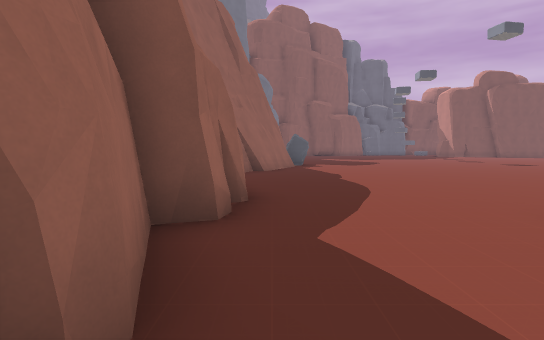
View 1 (above)

24 first-person views from a walk through a 3-D level made in the Godot game engine. The camera is 1.5 m above the floor, tilts 4° down and sees 80° across. The floor is counted in squares, 2 m on a side. Each view is taken from the middle of a square. On the plan, view 1 faces up. The plan holds only what a view shows up to about 11 squares ahead; the rest is blank. The place goes on beyond the plan. Some surface patterns are stand-ins.

View 2
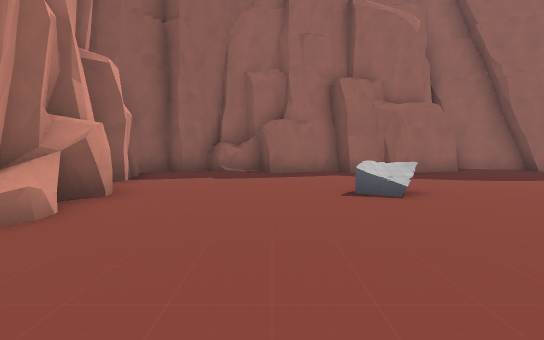

View 3
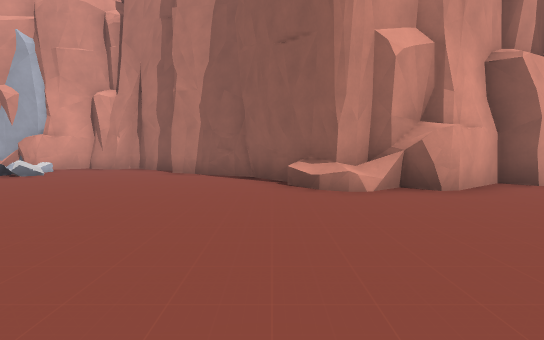

View 4
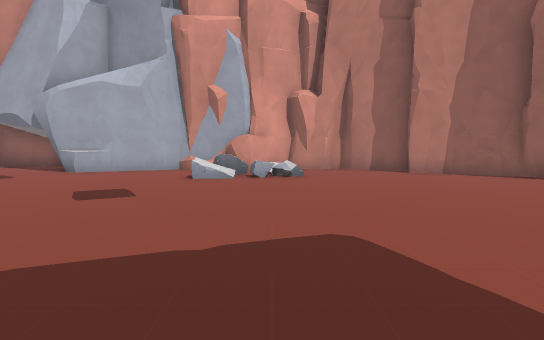

View 5
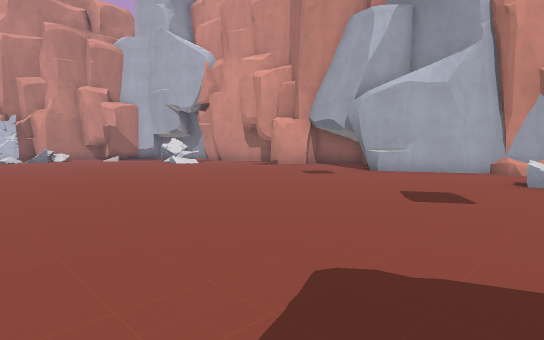

View 6
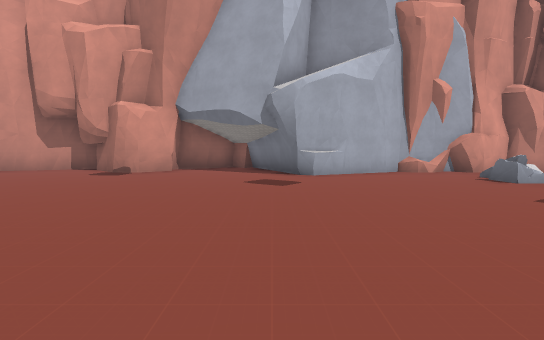

View 7
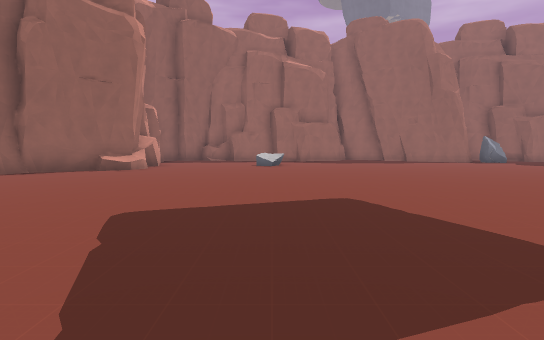

View 8
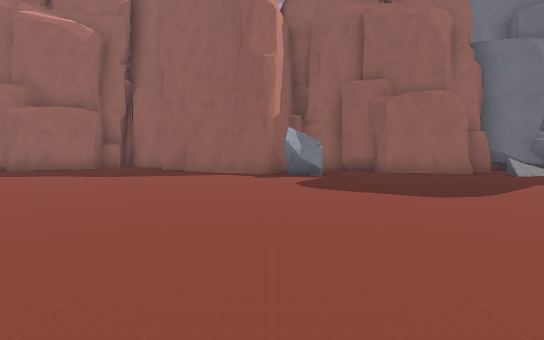

View 9
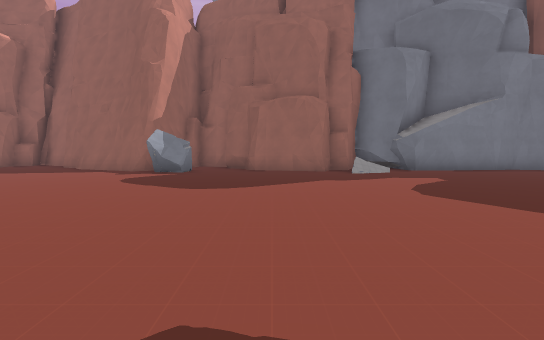

View 10
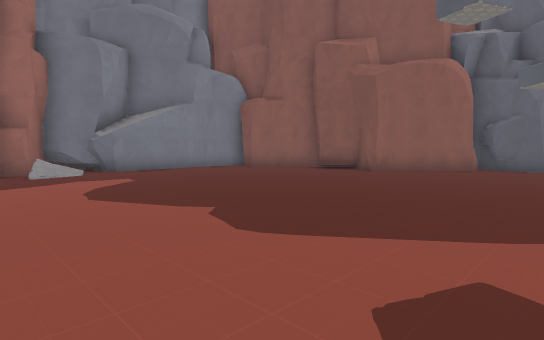

View 11
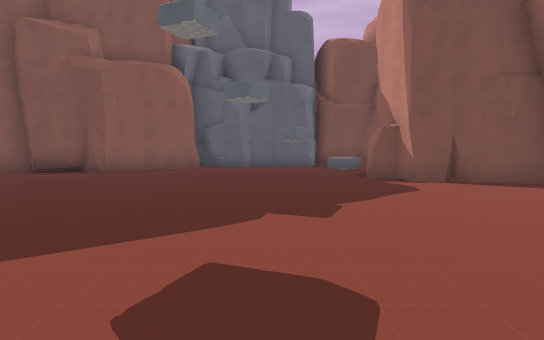

View 12
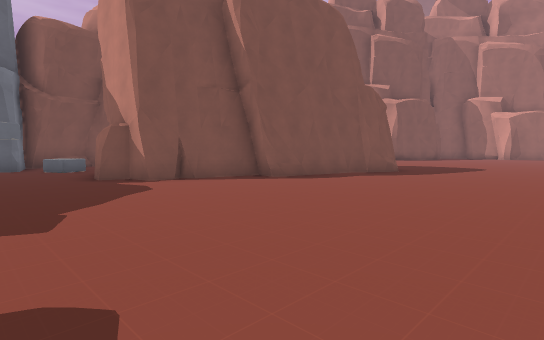

View 13
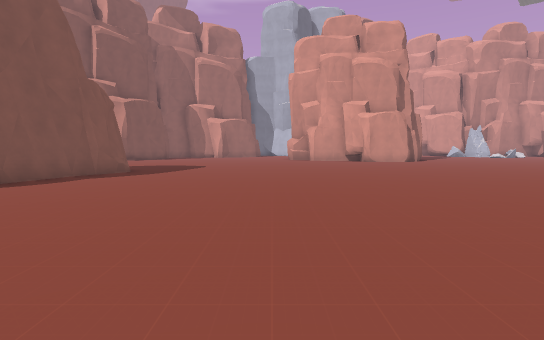

View 14
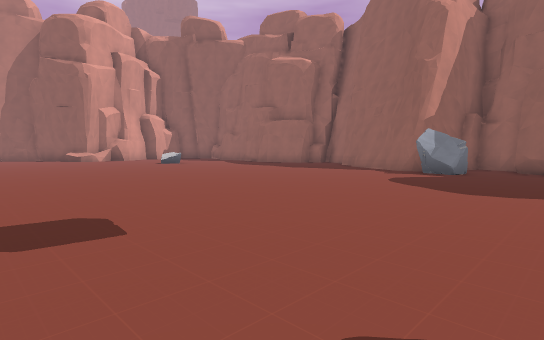

View 15
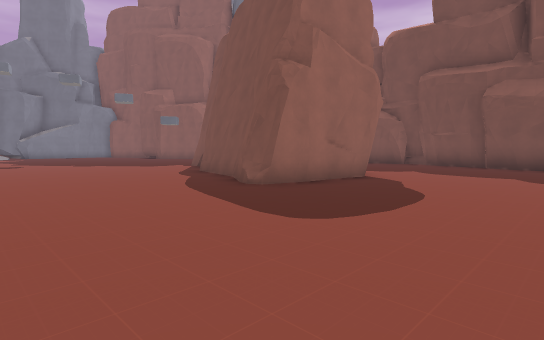

View 16
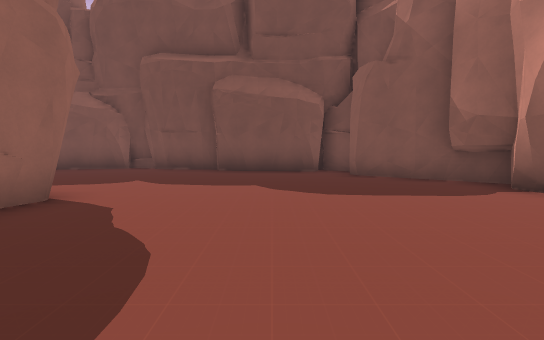

View 17
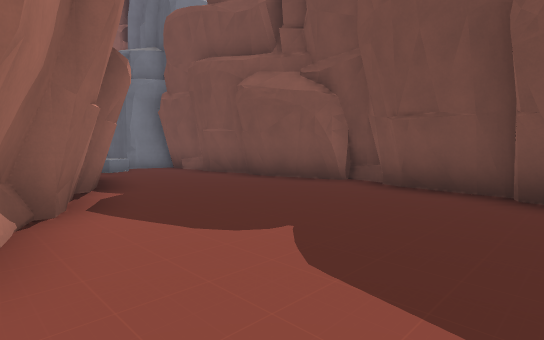

View 18
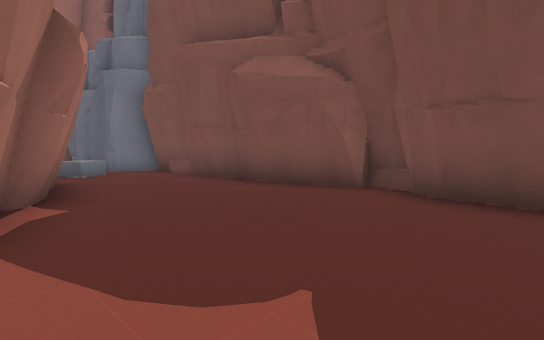

View 19
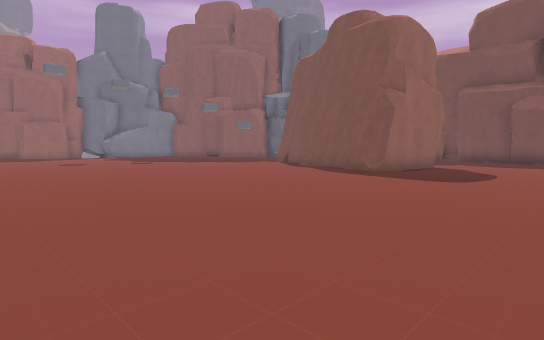

View 20
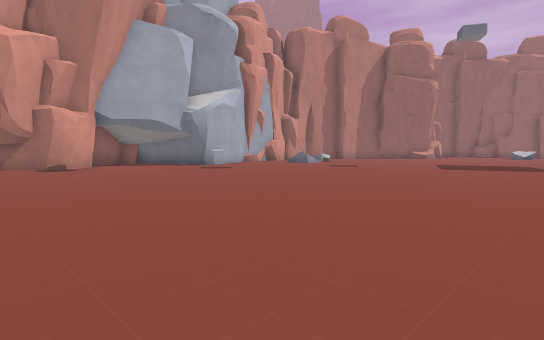

View 21
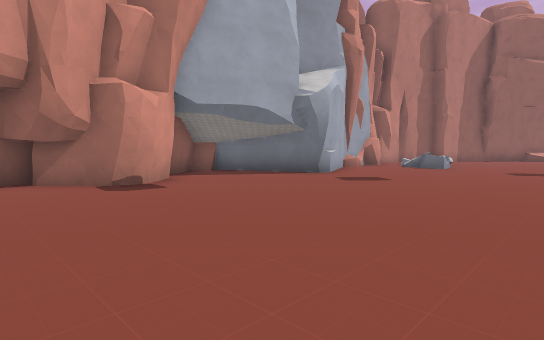

View 22
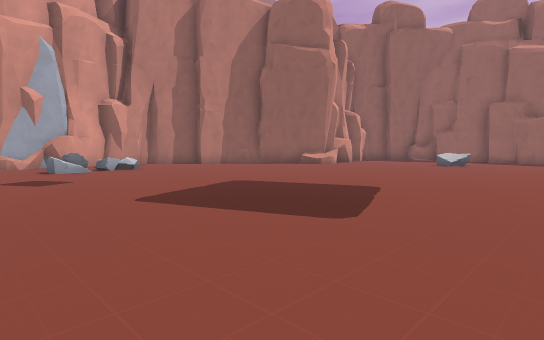

View 23
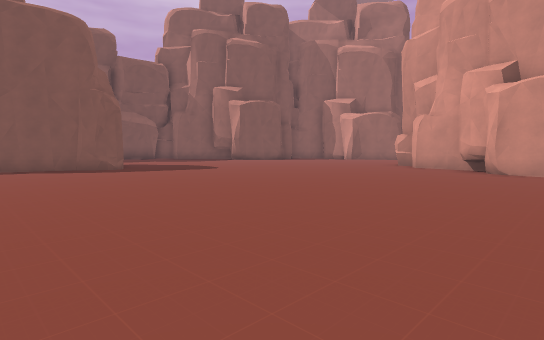

View 24
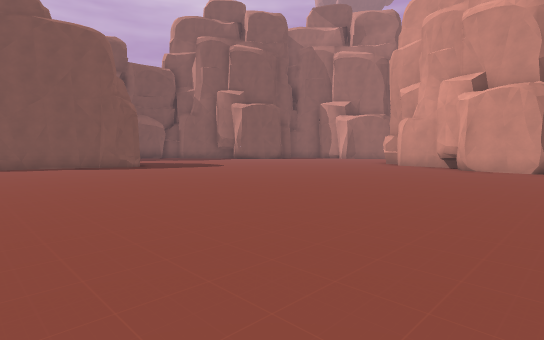

### Floor plan
Key: @ floor where view 1 was taken; # wall or solid block; x gap in a wall; . floor; / step, stairs or slope; = window, fence, low wall or low ledge; ^ raised ledge.
Columns run from 2 left of view 1 to 28 right of it. Each row starts with its distance up from view 1.
 33                      ###
 32               ########.####  #
 31           #####...........####
 30          ##.....=............##
 29         ##.....=^.............#
 28      ####........ ###..........
 27      ...........#   ###........
 26   #   ..........##    ##.......
 25   #..............###   #.......
 24   #................#####.......
 23   #...................##......
 22   #..........................
 21  ##..........................
 20  ##=.........................
 19   #..........................
 18   #..........................
 17   #..........................
 16 ###........... ...............
 15 #............. ................
 14 ##.#.......... ................
 13  ###..........    ............#
 12   #...........    ............#
 11  ##...........    ............#
 10 ##...........     .......
  9 #............
  8 ..............
  7 #....................
  6 ##...................   .......
  5  #.............................
  4  #.............................
  3  #..../........................
  2  #.............................
  1  #.............................
  0 ##@............................
 -1 #..............................
 -2 ##...####......................
 -3  #####  ##.....................
 -4          #......=/=............
 -5          ###....x//............
 -6            ##...=....##........
 -7             ############...##..
 -8                #       #..#####
 -9                        ####

Where each view was taken, in squares from view 1:
view 1: 0 up, 0 right, facing up
view 2: 1 up, 9 right, facing left
view 3: 4 up, 7 right, facing down
view 4: 4 up, 14 right, facing down
view 5: 4 up, 15 right, facing down-right
view 6: 3 up, 21 right, facing down
view 7: 3 up, 17 right, facing left
view 8: 13 up, 10 right, facing left
view 9: 17 up, 11 right, facing left
view 10: 18 up, 11 right, facing up-left
view 11: 18 up, 11 right, facing up
view 12: 18 up, 11 right, facing up-right
view 13: 18 up, 11 right, facing right
view 14: 17 up, 11 right, facing down-left
view 15: 18 up, 26 right, facing up-left
view 16: 21 up, 25 right, facing up
view 17: 26 up, 24 right, facing up-left
view 18: 27 up, 23 right, facing up-left
view 19: 13 up, 26 right, facing up-left
view 20: 6 up, 28 right, facing down-left
view 21: 0 up, 28 right, facing down-left
view 22: 7 up, 18 right, facing down-left
view 23: 11 up, 17 right, facing up-right
view 24: 10 up, 16 right, facing up-right
